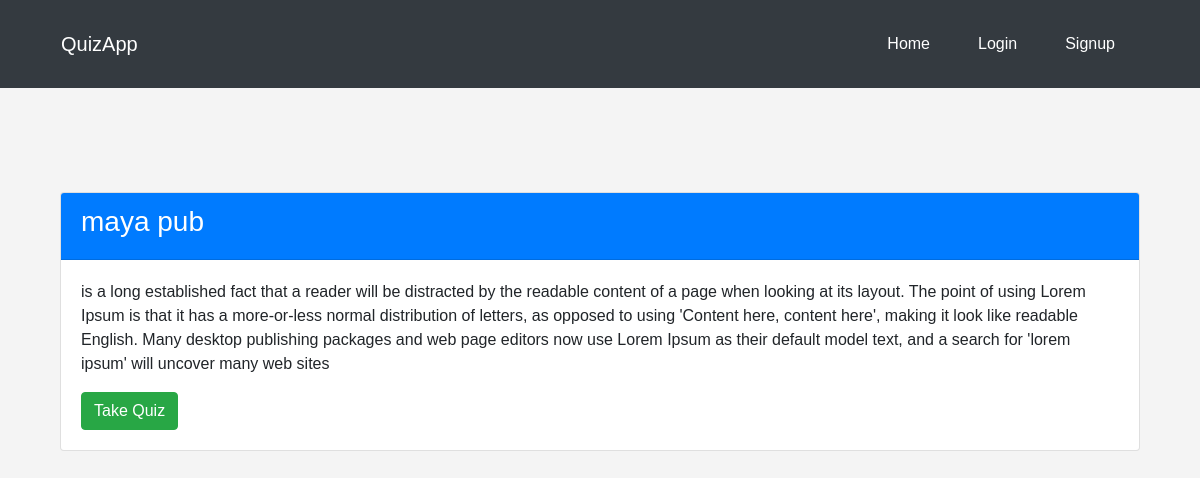
Page /quizzes/quiz/18/ on the committed database.
### quizzes/models.py (models this page shows, shortened)
class Quiz(models.Model):
    title = models.CharField(max_length=255)
    description = models.TextField()
    created_by = models.ForeignKey(User, on_delete=models.CASCADE)
    created_at = models.DateTimeField(auto_now_add=True)
    is_public = models.BooleanField(default=False)
    share_link = models.URLField(blank=True, null=True)

### quizzes/views.py (the view)
# urls.py: path('quiz/<int:quiz_id>/', quiz_detail, name='quiz_detail'),
def quiz_detail(request, quiz_id):
    quiz = get_object_or_404(Quiz, id=quiz_id)
    return render(request, 'quizzes/quiz_detail.html', {'quiz': quiz})

### templates/quizzes/quiz_detail.html
{% extends 'base.html' %}
{% block content %}
<div class="container mt-5">
    <div class="card">
        <div class="card-header bg-primary text-white">
            <h3>{{ quiz.title }}</h3>
        </div>
        <div class="card-body">
            <p>{{ quiz.description }}</p>
            <a href="{% url 'take_quiz' quiz.id %}" class="btn btn-success">Take Quiz</a>
        </div>
    </div>
</div>
{% endblock %}

### static/css/styles.css (style rules this page uses)
body { font-family: Arial, sans-serif; margin: 0; padding: 0; background-color: #f4f4f4; }

### rows in the picture
Quiz: title "maya pub", description "is a long established fact that a reader will be distracted by the readable content of a page when looking at its layout. The point of using Lorem Ipsum is that it has a more-or-less normal distribution of letters, as opposed to using 'Content here, content here', making it look like readable English. Many desktop publishing packages and web page editors now use Lorem Ipsum as their default model text, and a search for 'lorem ipsum' will uncover many web sites"
